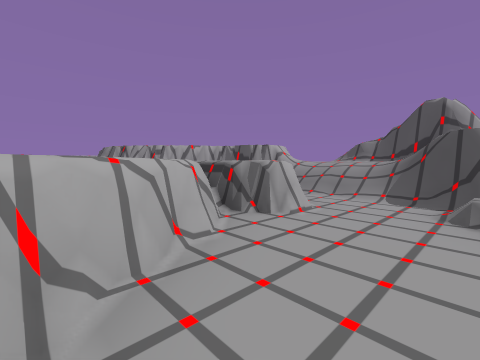
View 1 (above)

16 first-person views from a walk through a scene from a Unity 3-D project. The camera is 1.4 m above the floor, tilts 4° down and sees 90° across. The floor is counted in squares, 2 m on a side. Each view is taken from the middle of a square. On the plan, view 1 faces up. The plan holds only what a view shows up to about 9 squares ahead; the rest is blank. The place goes on beyond the plan.

View 2
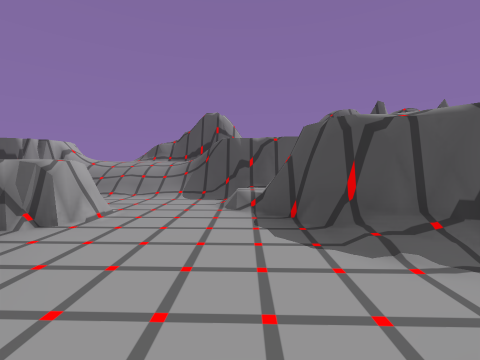

View 3
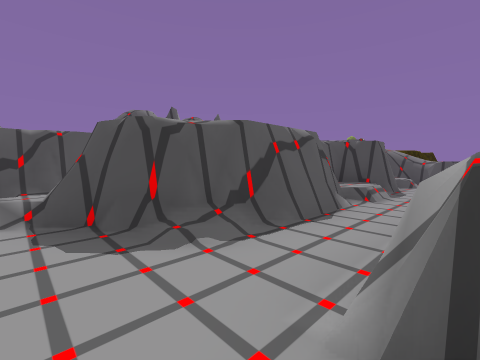

View 4
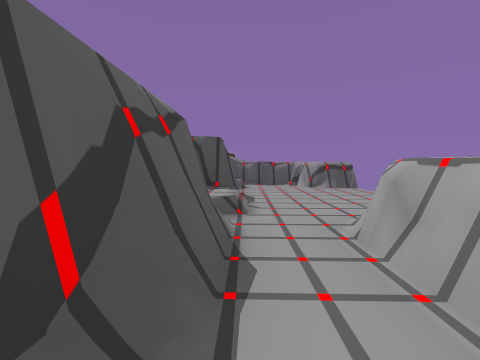

View 5
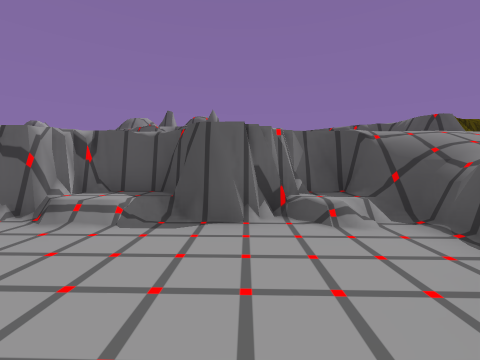

View 6
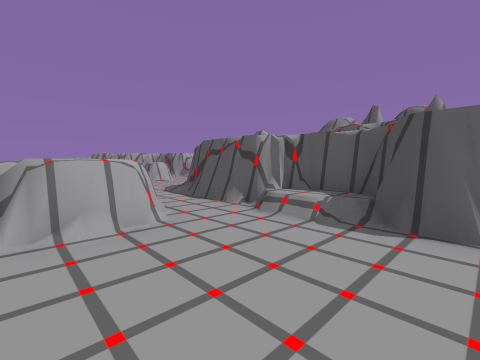

View 7
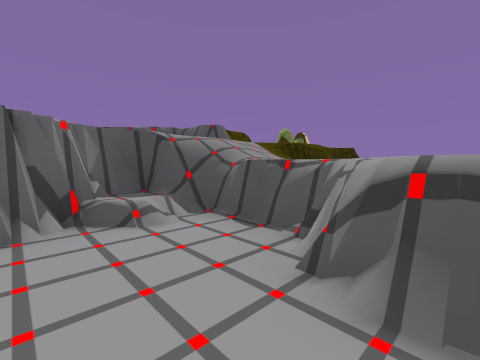

View 8
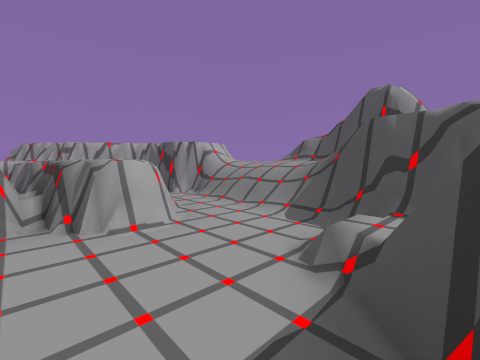

View 9
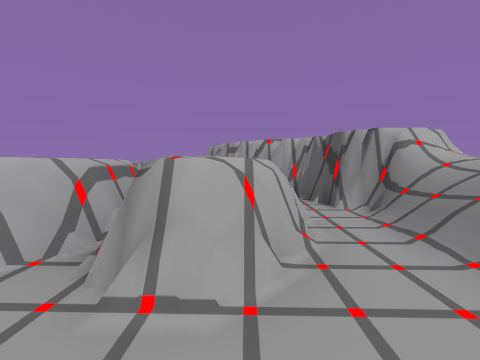

View 10
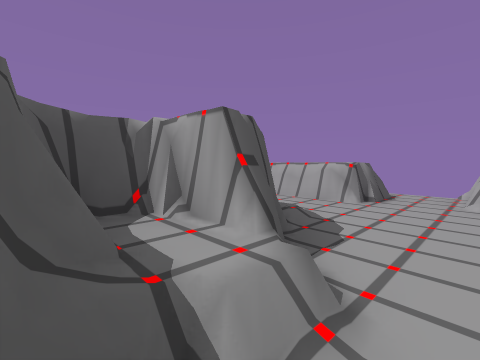

View 11
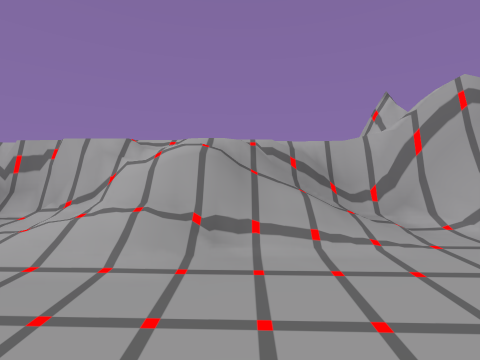

View 12
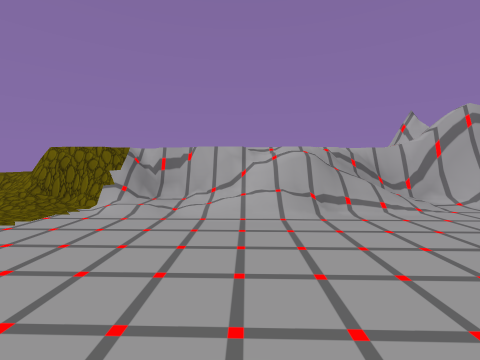

View 13
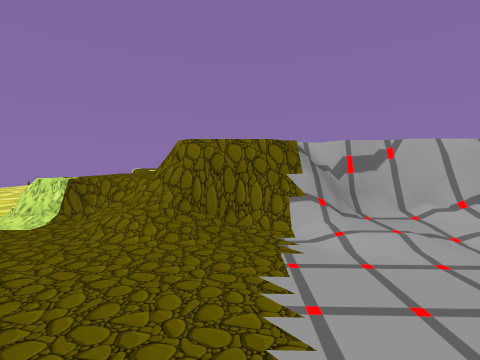

View 14
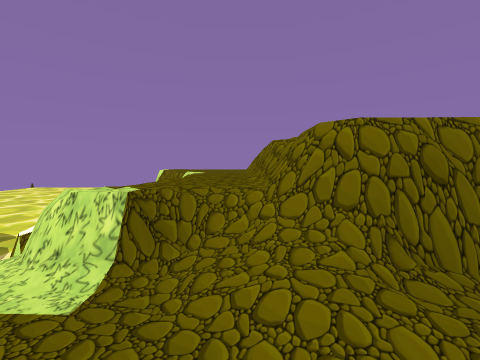

View 15
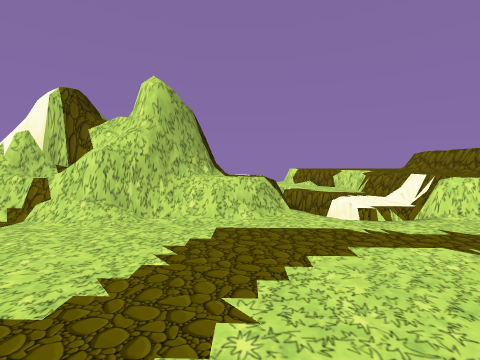

View 16
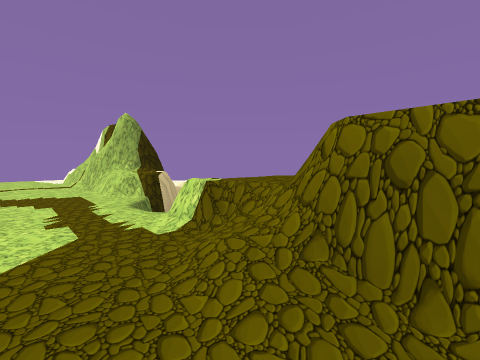

### Floor plan
Key: @ floor where view 1 was taken; # wall or solid block; x gap in a wall; . main floor; : floor 0.25 m higher than the main floor; + floor 0.75 m higher than the main floor; * floor 1 m higher than the main floor; - floor 1.5 m lower than the main floor; % floor 2 m higher than the main floor; / step, stairs or slope; = window, fence, low wall or low ledge; ≈ liquid the walk keeps out of; ^ raised ledge; v drop or lower ground.
Columns run from 4 left of view 1 to 24 right of it. Each row starts with its distance up from view 1.
  8 =  ##////
  7 ==####//##
  6  v# ^///.##
  5   #^^///=#=
  4   ^#^^-/#  =#
  3    ^---##  ==#
  2    ^---###==###......
  1    ^---#= #=%###/....
  0   ^^@--##  ==###x=...
 -1   ###^--##   ===%==...
 -2      ^^--##  === #==..
 -3       ^--##    =  ==/..
 -4       x---###  =   =/..
 -5        ----##* =# ====....
 -6         ---==+ =======....
 -7          ===..:  #===≈#...
 -8               == *=#≈≈##...
 -9                #=#=≈≈≈###...
-10                 === ≈≈=###=..
-11                  #= ≈≈     ..
-12                     ≈≈

Positions as (right, up) in squares from view 1, and headings:
1: (0, 0), facing up
2: (0, 0), facing up-right
3: (0, 0), facing right
4: (2, 0), facing down-right
5: (4, -6), facing up-right
6: (4, -6), facing up
7: (4, -6), facing right
8: (2, 1), facing up
9: (2, 3), facing up-left
10: (3, 4), facing down
11: (14, 2), facing down-left
12: (16, 2), facing down-left
13: (17, -1), facing down-left
14: (17, -3), facing down-left
15: (21, -5), facing down-left
16: (16, -2), facing down
